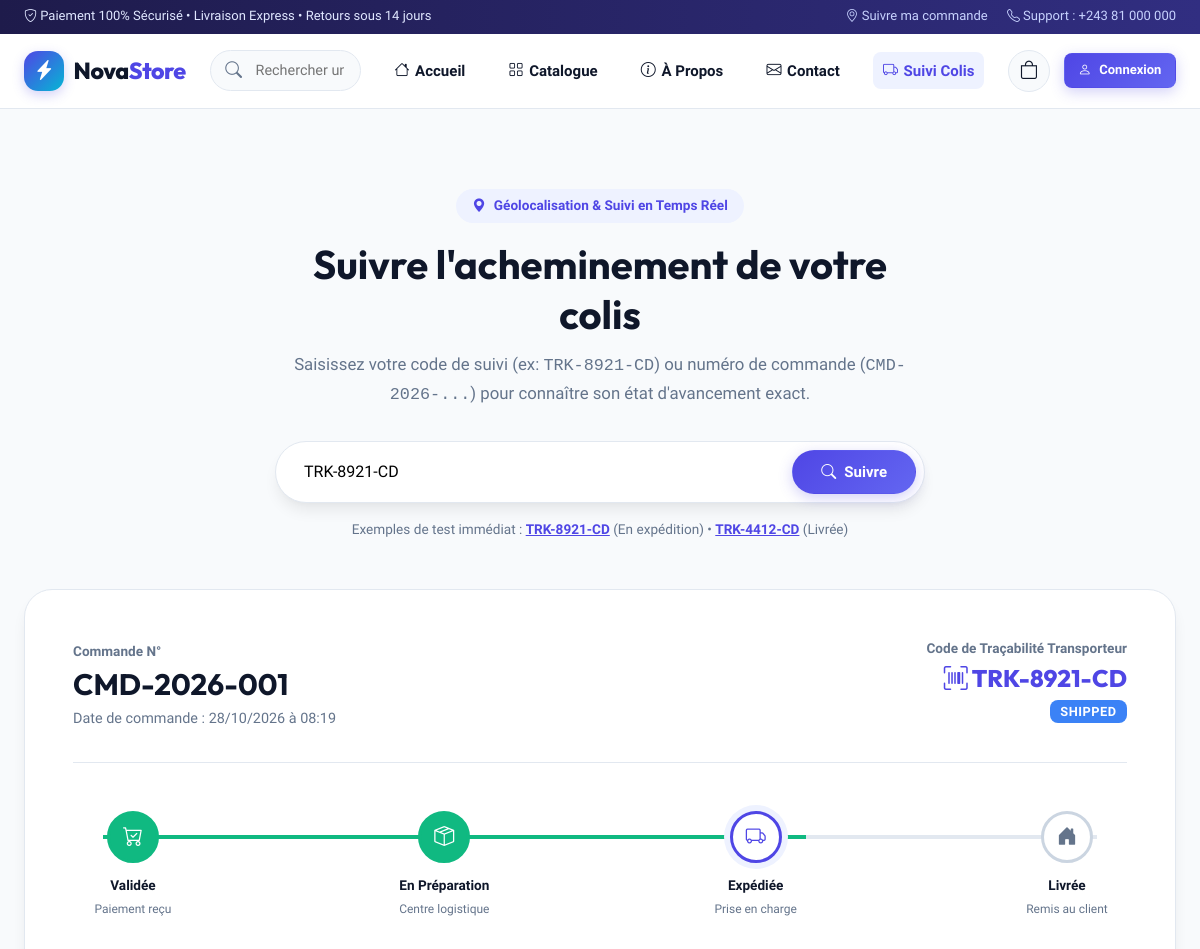
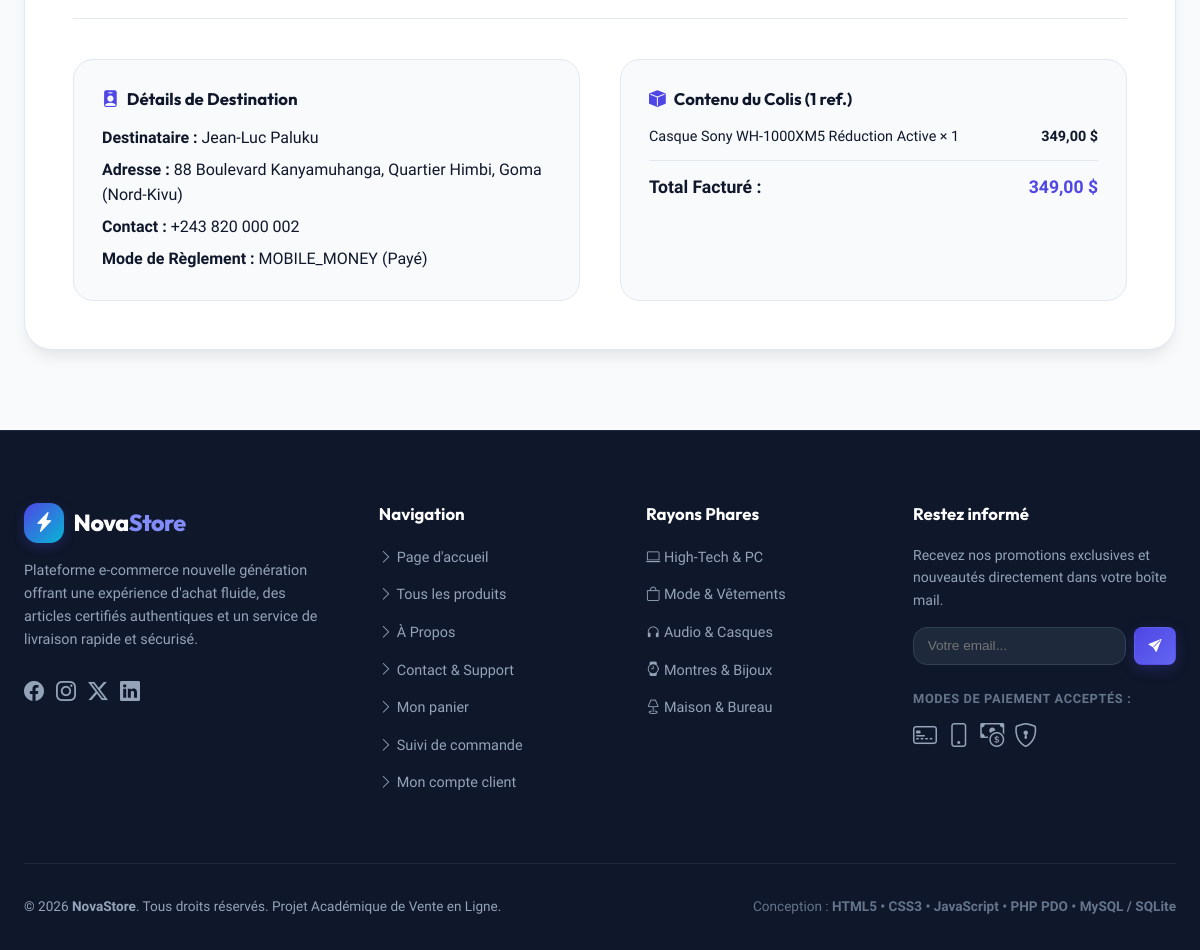
The page /track.php?code=TRK-8921-CD on the database its author committed (2 pictures, top to bottom).
### tables this page shows
CREATE TABLE orders (
            id INTEGER PRIMARY KEY AUTOINCREMENT,
            user_id INTEGER DEFAULT NULL,
            order_number VARCHAR(30) UNIQUE NOT NULL,
            tracking_code VARCHAR(30) UNIQUE NOT NULL,
            total_amount DECIMAL(10, 2) NOT NULL,
            shipping_fee DECIMAL(10, 2) DEFAULT 0.00,
            tax_amount DECIMAL(10, 2) DEFAULT 0.00,
            status VARCHAR(30) DEFAULT 'pending',
            shipping_name VARCHAR(120) NOT NULL,
            shipping_email VARCHAR(120) NOT NULL,
            shipping_phone VARCHAR(30) NOT NULL,
            shipping_address TEXT NOT NULL,
            shipping_city VARCHAR(80) NOT NULL,
            payment_method VARCHAR(40) NOT NULL,
            payment_status VARCHAR(30) DEFAULT 'pending',
            created_at DATETIME DEFAULT CURRENT_TIMESTAMP,
            updated_at DATETIME DEFAULT CURRENT_TIMESTAMP,
            FOREIGN KEY (user_id) REFERENCES users(id) ON DELETE SET NULL
        );

CREATE TABLE order_items (
            id INTEGER PRIMARY KEY AUTOINCREMENT,
            order_id INTEGER NOT NULL,
            product_id INTEGER DEFAULT NULL,
            product_name VARCHAR(150) NOT NULL,
            price DECIMAL(10, 2) NOT NULL,
            quantity INTEGER NOT NULL DEFAULT 1,
            total DECIMAL(10, 2) NOT NULL,
            image_url TEXT DEFAULT NULL,
            FOREIGN KEY (order_id) REFERENCES orders(id) ON DELETE CASCADE,
            FOREIGN KEY (product_id) REFERENCES products(id) ON DELETE SET NULL
        );

### includes/auth.php (called while the page is built, shortened)
<?php
function sanitize(?string $data): string {
    return htmlspecialchars(trim($data), ENT_QUOTES, 'UTF-8');
}
function format_price(float $amount): string {
    return number_format($amount, 2, ',', ' ') . ' $';
}

### track.php (the view, shortened to what this page needs)
<?php
require_once __DIR__ . '/includes/header.php';
$searchCode = trim(sanitize($_GET['code'] ?? ''));
$order = null;
$items = [];
if ($searchCode !== '') {
    $stmt = $pdo->prepare("
        SELECT * FROM orders
        WHERE tracking_code = ? OR order_number = ? OR shipping_phone = ?
        ORDER BY id DESC LIMIT 1
    ");
    $stmt->execute([$searchCode, $searchCode, $searchCode]);
    $order = $stmt->fetch();
    if ($order) {
        $itemStmt = $pdo->prepare("SELECT * FROM order_items WHERE order_id = ?");
        $itemStmt->execute([$order['id']]);
        $items = $itemStmt->fetchAll();
    }
}
$statusLevels = [
    'pending' => 1,
    'paid' => 1,
    'preparing' => 2,
    'shipped' => 3,
    'delivered' => 4,
    'cancelled' => 0
];
$currentLevel = $order ? ($statusLevels[$order['status']] ?? 1) : 0;
?>
<div class="container" style="margin: 2.5rem auto 5rem;">
    <div style="text-align: center; max-width: 650px; margin: 0 auto 3rem;">
        <div style="display: inline-flex; align-items: center; gap: 0.5rem; background: var(--primary-light); color: var(--primary); padding: 0.4rem 1rem; border-radius: var(--radius-full); font-size: 0.85rem; font-weight: 700; margin-bottom: 1rem;">
            <i class="bi bi-geo-alt-fill"></i> Géolocalisation & Suivi en Temps Réel
        </div>
        <h1 style="font-size: 2.5rem; margin-bottom: 0.75rem;">Suivre l'acheminement de votre colis</h1>
        <p style="color: var(--dark-muted); font-size: 1.05rem;">
            Saisissez votre code de suivi (ex: <code>TRK-8921-CD</code>) ou numéro de commande (<code>CMD-2026-...</code>) pour connaître son état d'avancement exact.
        </p>
        <form action="track.php" method="GET" style="margin-top: 2rem;">
            <div style="display: flex; gap: 0.5rem; background: white; padding: 0.5rem; border-radius: var(--radius-full); box-shadow: var(--shadow-lg); border: 1px solid var(--light-border);">
                <input type="text" name="code" value="<?= htmlspecialchars($searchCode) ?>" placeholder="Entrez votre numéro de suivi ou commande..." required style="flex: 1; border: none; padding: 0.75rem 1.25rem; font-size: 1rem; outline: none; border-radius: var(--radius-full); font-family: var(--font-main);">
                <button type="submit" class="btn btn-primary" style="border-radius: var(--radius-full); padding: 0.75rem 1.75rem;" id="trackSearchBtn">
                    <i class="bi bi-search"></i> Suivre
                </button>
            </div>
            <div style="margin-top: 1rem; font-size: 0.85rem; color: var(--dark-muted);">
                Exemples de test immédiat :
                <a href="track.php?code=TRK-8921-CD" style="font-weight: 700; text-decoration: underline;">TRK-8921-CD</a> (En expédition) &bull;
                <a href="track.php?code=TRK-4412-CD" style="font-weight: 700; text-decoration: underline;">TRK-4412-CD</a> (Livrée)
            </div>
        </form>
    </div>
    <?php if ($searchCode !== '' && !$order): ?>
        <div style="background: white; border: 1px solid var(--light-border); border-radius: var(--radius-xl); padding: 3rem 2rem; text-align: center; max-width: 600px; margin: 0 auto;">
            <div style="width: 70px; height: 70px; background: #fee2e2; color: var(--danger); border-radius: 50%; display: flex; align-items: center; justify-content: center; font-size: 2.2rem; margin: 0 auto 1.25rem;">
                <i class="bi bi-search"></i>
            </div>
            <h3>Aucun colis trouvé avec cette référence</h3>
            <p style="color: var(--dark-muted); margin: 0.5rem 0 1.5rem;">
                Vérifiez que votre code ne comporte pas d'erreur de saisie ou contactez notre support client muni de votre facture.
            </p>
            <a href="track.php" class="btn btn-secondary">Nouvelle recherche</a>
        </div>
    <?php elseif ($order): ?>
        <div style="background: white; border: 1px solid var(--light-border); border-radius: var(--radius-xl); padding: 3rem; box-shadow: var(--shadow-lg);">
            <div style="display: flex; justify-content: space-between; align-items: flex-start; flex-wrap: wrap; gap: 1.5rem; border-bottom: 1px solid var(--light-border); padding-bottom: 2rem;">
                <div>
                    <span style="font-size: 0.85rem; color: var(--dark-muted); font-weight: 600;">Commande N°</span>
                    <h2 style="font-size: 1.85rem; margin: 0.2rem 0;"><?= htmlspecialchars($order['order_number']) ?></h2>
                    <div style="color: var(--dark-muted); font-size: 0.9rem;">
                        Date de commande : <?= date('d/m/Y à H:i', strtotime($order['created_at'])) ?>
                    </div>
                </div>
                <div style="text-align: right;">
                    <div style="font-size: 0.85rem; color: var(--dark-muted); font-weight: 600;">Code de Traçabilité Transporteur</div>
                    <div style="font-size: 1.5rem; font-weight: 800; color: var(--primary); font-family: var(--font-heading);">
                        <i class="bi bi-upc-scan"></i> <?= htmlspecialchars($order['tracking_code']) ?>
                    </div>
                    <div>
                        <span class="badge-tag" style="background: <?= $order['status'] === 'delivered' ? 'var(--success)' : ($order['status'] === 'shipped' ? 'var(--info)' : 'var(--warning)') ?>; font-size: 0.8rem;">
                            <?= strtoupper($order['status']) ?>
                        </span>
                    </div>
                </div>
            </div>
            <div class="tracking-stepper">
                <div class="tracking-step <?= $currentLevel >= 1 ? 'completed' : '' ?> <?= $currentLevel === 1 ? 'active' : '' ?>">
                    <div class="step-circle"><i class="bi bi-cart-check"></i></div>
                    <div class="step-title">Validée</div>
                    <div class="step-time">Paiement reçu</div>
                </div>
                <div class="tracking-step <?= $currentLevel >= 2 ? 'completed' : '' ?> <?= $currentLevel === 2 ? 'active' : '' ?>">
                    <div class="step-circle"><i class="bi bi-box-seam"></i></div>
                    <div class="step-title">En Préparation</div>
                    <div class="step-time">Centre logistique</div>
                </div>
                <div class="tracking-step <?= $currentLevel >= 3 ? 'completed' : '' ?> <?= $currentLevel === 3 ? 'active' : '' ?>">
                    <div class="step-circle"><i class="bi bi-truck"></i></div>
                    <div class="step-title">Expédiée</div>
                    <div class="step-time">Prise en charge</div>
                </div>
                <div class="tracking-step <?= $currentLevel >= 4 ? 'completed' : '' ?> <?= $currentLevel === 4 ? 'active' : '' ?>">
                    <div class="step-circle"><i class="bi bi-house-door-fill"></i></div>
                    <div class="step-title">Livrée</div>
                    <div class="step-time">Remis au client</div>
                </div>
            </div>
            <div style="display: grid; grid-template-columns: 1fr 1fr; gap: 2.5rem; margin-top: 3rem; padding-top: 2.5rem; border-top: 1px solid var(--light-border);">
                <div style="background: var(--light); padding: 1.75rem; border-radius: var(--radius-lg); border: 1px solid var(--light-border);">
                    <h4 style="font-size: 1.05rem; margin-bottom: 1rem; display: flex; align-items: center; gap: 0.5rem;">
                        <i class="bi bi-person-badge-fill" style="color: var(--primary);"></i> Détails de Destination
                    </h4>
                    <p style="margin-bottom: 0.4rem;"><strong>Destinataire :</strong> <?= htmlspecialchars($order['shipping_name']) ?></p>
                    <p style="margin-bottom: 0.4rem;"><strong>Adresse :</strong> <?= htmlspecialchars($order['shipping_address']) ?>, <?= htmlspecialchars($order['shipping_city']) ?></p>
                    <p style="margin-bottom: 0.4rem;"><strong>Contact :</strong> <?= htmlspecialchars($order['shipping_phone']) ?></p>
                    <p style="margin-bottom: 0;"><strong>Mode de Règlement :</strong> <?= strtoupper($order['payment_method']) ?> (<?= $order['payment_status'] === 'paid' ? 'Payé' : 'En attente' ?>)</p>
                </div>
                <div style="background: var(--light); padding: 1.75rem; border-radius: var(--radius-lg); border: 1px solid var(--light-border);">
                    <h4 style="font-size: 1.05rem; margin-bottom: 1rem; display: flex; align-items: center; gap: 0.5rem;">
                        <i class="bi bi-box-fill" style="color: var(--primary);"></i> Contenu du Colis (<?= count($items) ?> ref.)
                    </h4>
                    <?php foreach ($items as $it): ?>
                        <div style="display: flex; justify-content: space-between; align-items: center; margin-bottom: 0.75rem; font-size: 0.9rem;">
                            <span><?= htmlspecialchars($it['product_name']) ?> &times; <?= $it['quantity'] ?></span>
                            <strong><?= format_price($it['total']) ?></strong>
                        </div>
                    <?php endforeach; ?>
                    <div style="border-top: 1px solid var(--light-border); padding-top: 0.75rem; margin-top: 0.75rem; display: flex; justify-content: space-between; font-weight: 800; font-size: 1.1rem;">
                        <span>Total Facturé :</span>
                        <span style="color: var(--primary);"><?= format_price($order['total_amount']) ?></span>
                    </div>
                </div>
            </div>
        </div>
    <?php endif; ?>
</div>
<?php require_once __DIR__ . '/includes/footer.php'; ?>

### assets/css/style.css (style rules this page uses)
:root { --primary: #4f46e5; --primary-hover: #4338ca; --primary-light: #eef2ff; --primary-glow: rgba(79, 70, 229, 0.25); --secondary: #06b6d4; --secondary-hover: #0891b2; --accent: #f43f5e; --dark: #0f172a; --dark-surface: #1e293b; --dark-muted: #64748b; --light: #f8fafc; --light-surface: #ffffff; --light-border: #e2e8f0; --light-muted: #94a3b8; --success: #10b981; --warning: #f59e0b; --danger: #ef4444; --info: #3b82f6; --font-main: 'Plus Jakarta Sans', system-ui, -apple-system, sans-serif; --font-heading: 'Outfit', 'Plus Jakarta Sans', sans-serif; --radius-sm: 8px; --radius-md: 14px; --radius-lg: 20px; --radius-xl: 28px; --radius-full: 9999px; --shadow-sm: 0 1px 2px 0 rgba(0, 0, 0, 0.05); --shadow-md: 0 4px 6px -1px rgba(0, 0, 0, 0.07), 0 2px 4px -2px rgba(0, 0, 0, 0.05); --shadow-lg: 0 10px 15px -3px rgba(0, 0, 0, 0.08), 0 4px 6px -4px rgba(0, 0, 0, 0.03); --shadow-xl: 0 20px 25px -5px rgba(0, 0, 0, 0.1), 0 8px 10px -6px rgba(0, 0, 0, 0.04); --shadow-glow: 0 0 25px var(--primary-glow); --transition-fast: 150ms cubic-bezier(0.4, 0, 0.2, 1); --transition-normal: 250ms cubic-bezier(0.4, 0, 0.2, 1); --transition-bounce: 350ms cubic-bezier(0.34, 1.56, 0.64, 1); }
*, *::before, *::after { box-sizing: border-box; margin: 0; padding: 0; }
html { font-size: 16px; scroll-behavior: smooth; }
body { font-family: var(--font-main); background-color: var(--light); color: var(--dark); line-height: 1.6; min-height: 100vh; display: flex; flex-direction: column; -webkit-font-smoothing: antialiased; -moz-osx-font-smoothing: grayscale; }
h1, h2, h3, h4, h5, h6 { font-family: var(--font-heading); font-weight: 700; color: var(--dark); line-height: 1.25; }
a { color: var(--primary); text-decoration: none; transition: color var(--transition-fast); }
.container { width: 100%; max-width: 1280px; margin-left: auto; margin-right: auto; padding-left: 1.5rem; padding-right: 1.5rem; }
.btn { display: inline-flex; align-items: center; justify-content: center; gap: 0.5rem; font-family: var(--font-main); font-weight: 600; font-size: 0.9375rem; padding: 0.65rem 1.4rem; border-radius: var(--radius-md); border: 1px solid transparent; cursor: pointer; transition: all var(--transition-normal); text-align: center; }
.btn-primary { background: linear-gradient(135deg, var(--primary), #6366f1); color: white; box-shadow: 0 4px 14px var(--primary-glow); }
.badge-tag { font-size: 0.72rem; font-weight: 700; text-transform: uppercase; letter-spacing: 0.04em; padding: 0.25rem 0.65rem; border-radius: var(--radius-sm); color: white; }
.tracking-stepper { display: flex; justify-content: space-between; position: relative; margin: 3rem 0; }
.tracking-stepper::before { content: ''; position: absolute; top: 24px; left: 30px; right: 30px; height: 4px; background: #e2e8f0; z-index: 1; }
.tracking-step { position: relative; z-index: 3; display: flex; flex-direction: column; align-items: center; text-align: center; width: 120px; }
.step-circle { width: 52px; height: 52px; border-radius: 50%; background: white; border: 3px solid #cbd5e1; display: flex; align-items: center; justify-content: center; font-size: 1.25rem; color: var(--dark-muted); margin-bottom: 0.75rem; transition: all var(--transition-normal); }
.tracking-step.completed .step-circle { background: var(--success); border-color: var(--success); color: white; }
.tracking-step.active .step-circle { border-color: var(--primary); color: var(--primary); box-shadow: 0 0 0 6px var(--primary-light); background: white; }
.step-title { font-weight: 700; font-size: 0.85rem; margin-bottom: 0.2rem; }
.step-time { font-size: 0.75rem; color: var(--dark-muted); }

### rows shown on the page
orders: order_number "CMD-2026-001", created_at "28/10/2026 à 08:19", tracking_code "TRK-8921-CD", status "SHIPPED", shipping_name "Jean-Luc Paluku", shipping_address "88 Boulevard Kanyamuhanga, Quartier Himbi", shipping_city "Goma (Nord-Kivu)", shipping_phone "+243 820 000 002", payment_method "MOBILE_MONEY", total_amount "349,00 $"
order_items: product_name "Casque Sony WH-1000XM5 Réduction Active", quantity "1", total "349,00 $"

### other values the page prints
count($items) "1"
